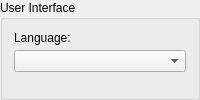
            <widget class="QGroupBox" name="userInterfaceGroupBox">
             <property name="title">
              <string>User Interface</string>
             </property>
             <layout class="QVBoxLayout" name="verticalLayout_6">
              <item>
               <layout class="QHBoxLayout" name="horizontalLayout_14">
                <property name="spacing">
                 <number>18</number>
                </property>
                <item>
                 <widget class="QFrame" name="translationsFrame">
                  <property name="sizePolicy">
                   <sizepolicy hsizetype="Expanding" vsizetype="Expanding">
                    <horstretch>0</horstretch>
                    <verstretch>0</verstretch>
                   </sizepolicy>
                  </property>
                  <property name="toolTip">
                   <string>&lt;html&gt;&lt;head/&gt;&lt;body&gt;&lt;p&gt;The selected language will display after this window is closed and reopened.&lt;/p&gt;&lt;/body&gt;&lt;/html&gt;</string>
                  </property>
                  <layout class="QVBoxLayout" name="verticalLayout_26">
                   <property name="spacing">
                    <number>5</number>
                   </property>
                   <property name="leftMargin">
                    <number>0</number>
                   </property>
                   <property name="topMargin">
                    <number>0</number>
                   </property>
                   <property name="rightMargin">
                    <number>0</number>
                   </property>
                   <property name="bottomMargin">
                    <number>0</number>
                   </property>
                   <item>
                    <widget class="QLabel" name="translationsLabel">
                     <property name="enabled">
                      <bool>true</bool>
                     </property>
                     <property name="text">
                      <string>Language:</string>
                     </property>
                    </widget>
                   </item>
                   <item>
                    <widget class="QComboBox" name="translationsComboBox"/>
                   </item>
                   <item>
                    <spacer name="verticalSpacer_11">
                     <property name="orientation">
                      <enum>Qt::Vertical</enum>
                     </property>
                     <property name="sizeHint" stdset="0">
                      <size>
                       <width>0</width>
                       <height>0</height>
                      </size>
                     </property>
                    </spacer>
                   </item>
                  </layout>
                 </widget>
                </item>
               </layout>
              </item>
             </layout>
            </widget>
